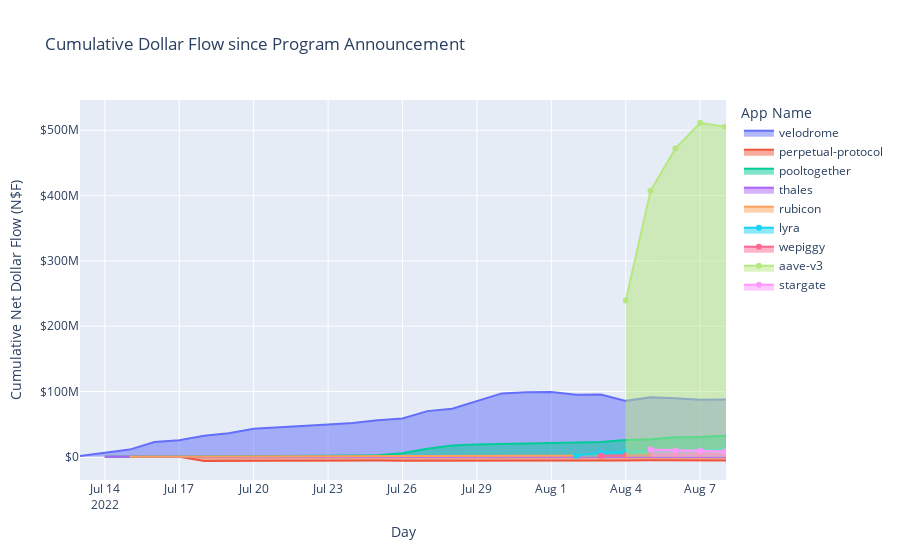

Notebook code for this chart:
### Code cell
# fig.show()
cumul_fig.show()
print("yay")
